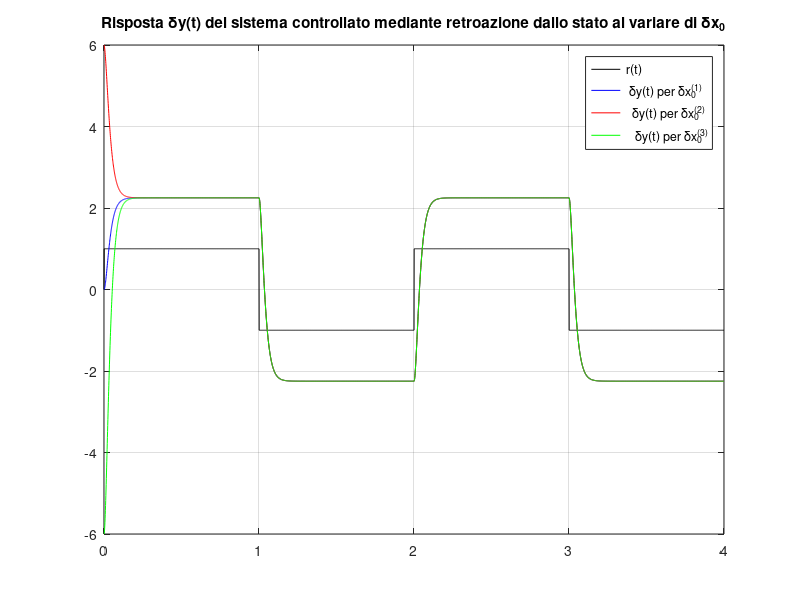

MATLAB code for this plot:
close all
clear all

%posizionamento dei poli mediante retroazione degli stati
A = [[0,1];[900,1]];
B = [0;-9];
C = [600, 0];
D = 0;

%valuto se il modello e instabile
eigA = eig(A)
%peerche gli autovalori hanno parte reale > 0

%gli autovalori del sistema retroazionato sono:
lambda1 = -40;
lambda2 = -60;

%% PASSO 1:
% si analizzino le prop. di raggiungibilita del sistema linearizzato

Mr = ctrb(A,B) % matrice di raggiungibilita del sistema
rankMr = rank(Mr)
%rank = 2 ==> il sistema e completamente raggiungibile

%% PASSO 2:
%progettazione del vettore riga K tale che gli autovalori di A-BK = -40,-60

P = [lambda1,lambda2]
K = place(A,B,P)
%verifico
eigAminBK = eig(A-B*K)

%calcolo il valore di alpha
%alpha = inv(-(C-D*K)*inv(A-B*K)*B+D)
alpha = -1

%% PASSO 3:
%si applichi la retroazionedegli stati

Ars = A-B*K
Brs = alpha*B
Crs = C-D*K
Drs = alpha*D

%% PASSO 4:
%si simuli l'evolòuzione della risposta dy(t) del sistema retroazionato ad un
%ingresso r(t) = onda quadra di ampzza 0.5 Hz e ampiezza 2VPP si ponga alpha = -1

t=0:.001:4;
r = sign(sin(2*pi*0.5*t));

dx01 = [0;0];
dx02 = [0.01;0];
dx03 = [-0.01;0];

sRetroazionato = ss(Ars,Brs,Crs,Drs);

%simuliamo:

dy1 = lsim(sRetroazionato,r,t,dx01);
dy2 = lsim(sRetroazionato,r,t,dx02);
dy3 = lsim(sRetroazionato,r,t,dx03);

figure, plot(t,r,'k',t,dy1,'b',t,dy2,'r',t,dy3,'g'),grid on,
title(['Risposta \deltay(t) del sistema controllato mediante retroazione', ...
       ' dallo stato al variare di \deltax_0']),
legend('r(t)',' \deltay(t) per \deltax_0^{(1)}', ...
              '  \deltay(t) per \deltax_0^{(2)}','   \deltay(t) per \deltax_0^{(3)}')
